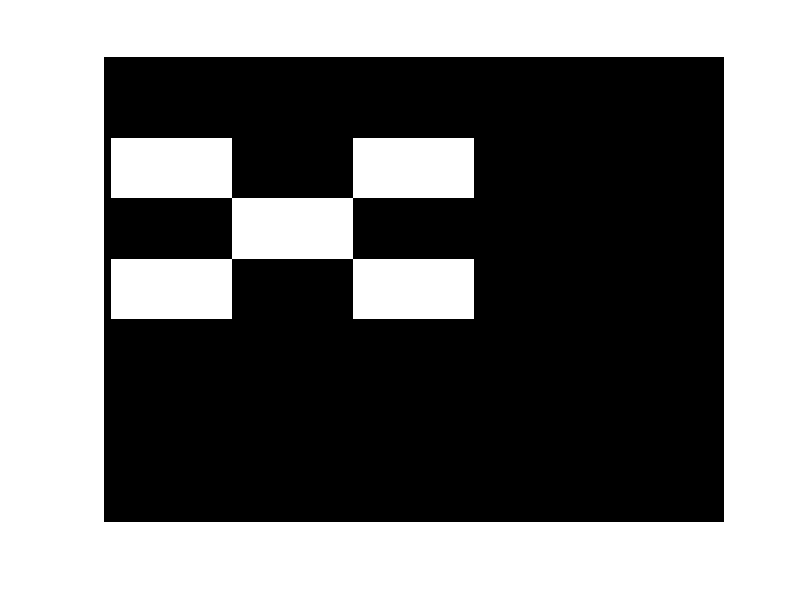

The MATLAB script that drew this image: (Note: this script raises an error after producing the figure.)
CalibrationImg=zeros([768,1024]);
Background=zeros([768,1024]);

height_unit=100;
width_unit=200;
h_num=5;
w_num=5;

height=height_unit*h_num;
width=width_unit*w_num;

m_s=(768-height)/2;
n_s=(1024-width)/2;

CalibrationImg(m_s:m_s+height_unit-1,n_s:n_s+width_unit-1)=1;
CalibrationImg(m_s+2*height_unit:m_s+3*height_unit-1,n_s:n_s+width_unit-1)=1;
CalibrationImg(m_s:m_s+height_unit-1,n_s+2*width_unit:n_s+3*width_unit-1)=1;
CalibrationImg(m_s+2*height_unit:m_s+3*height_unit-1,n_s+2*width_unit:n_s+3*width_unit-1)=1;
CalibrationImg(m_s+height_unit:m_s+2*height_unit-1,n_s+width_unit:n_s+2*width_unit-1)=1;

imshow(CalibrationImg,[]);
Space=20;
NumofBP=280;
Iter=NumofBP/Space;

%% 
data_folder_path = get_data_folder_path();
filename = sprintf('%s/%s/FocusDepth.mat',data_folder_path, 'FocusDepth');
load(filename);
%%
for i=1:Iter
    str = sprintf('Calibration/Set_%03d',i);
    mkdir(str);
end

filename = sprintf('%s/Calibration/TestPattern2/checkerboard.png', data_folder_path);
imwrite(CalibrationImg, filename);
%%
s=1;
for i=1:Iter
    
    s_iter=s+(i-1)*Space;
    for j=1:NumofBP
        str=sprintf('Calibration/Set_%03d/Calibration_%03d.png',i,order(j));
        
        if j==s_iter
          imwrite(CalibrationImg,str);  
        else
          imwrite(Background,str);
        end
    end
end

%%
CalibrationImg=zeros([768,1024]);
Background=zeros([768,1024]);

CalibrationImg(1:40,1:end)=1;
CalibrationImg(end-39:end,1:end)=1;
CalibrationImg(1:end,1:40)=1;
CalibrationImg(1:end,end-39:end)=1;
imshow(CalibrationImg,[]);
%%
for i=1:NumofBP
    str=sprintf('Test_new/Test_%03d.png',order(i));
    
    if i==1
        imwrite(CalibrationImg,str);
    else
        imwrite(Background,str);
    end
end